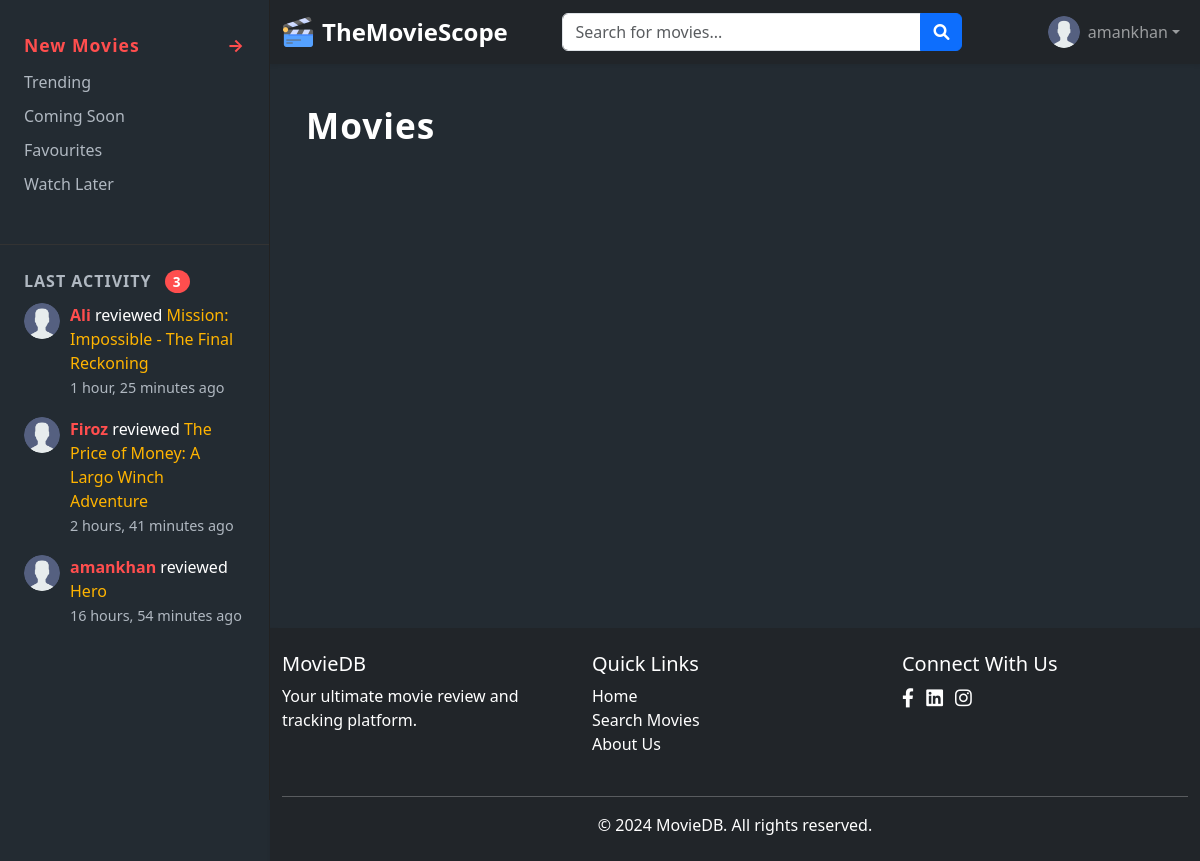
/movies/genre/ (signed in), run on the app's committed database.
### reviews/models.py (models this page shows, shortened)
class Review(models.Model):
    user = models.ForeignKey(User, on_delete=models.CASCADE, related_name='reviews')
    tmdb_id = models.IntegerField()
    movie_title = models.CharField(max_length=255)
    rating = models.PositiveSmallIntegerField()
    text = models.TextField()
    created_at = models.DateTimeField(auto_now_add=True)

### movies/views.py (the view)
# urls.py: path('genre/', views.genre_view, name='genre-list'),  # <-- add this line
def genre_view(request):
    genre = request.GET.get('genre', '')
    movies = []
    genre_title = ''
    if genre == 'top':
        api_key = settings.TMDB_API_KEY
        base_url = settings.TMDB_API_BASE_URL
        headers = {
            "Authorization": f"Bearer {api_key}",
            "Content-Type": "application/json;charset=utf-8"
        }
        url = f"{base_url}/movie/top_rated"
        params = {"language": "en-US", "page": 1}
        resp = requests.get(url, headers=headers, params=params)
        if resp.status_code == 200:
            movies = resp.json().get('results', [])
        genre_title = "Top"
    elif genre == 'adventure':
        from .tmdb import get_movies_by_genre
        movies = get_movies_by_genre('adventure', limit=40)
        genre_title = "Adventure"
    else:
        pass
    return render(request, 'genre_list.html', {
        'movies': movies,
        'genre_title': genre_title,
    })

### core/context_processors.py (called while the page is built)
def recent_reviews(request):
    return {
        'reviews_sidebar': Review.objects.select_related('user__profile').order_by('-created_at')[:3]
    }

### movies/templates/genre_list.html (shortened to what this page needs)
{% extends 'base.html' %}
{% block content %}
<div class="container-fluid px-4">
    <h2 class="movie-section-title">{{ genre_title }} Movies</h2>
</div>
{% endblock %}

### templates/base.html (shortened to what this page needs)
{% load static %}
<!DOCTYPE html>
<html lang="en">
<head>
    <link href="https://cdnjs.cloudflare.com/ajax/libs/font-awesome/6.0.0/css/all.min.css" rel="stylesheet" />
    <link href="https://cdn.jsdelivr.net/npm/bootstrap@5.3.0/dist/css/bootstrap.min.css" rel="stylesheet">
    <link rel="stylesheet" href="{% static 'css/style.css' %}">
</head>
<body class="d-flex flex-column min-vh-100">
    <div class="sidebar">
        <div class="nav-section">
            <div class="section-title">New Movies <span style="float:right;">→</span></div>
            <ul>
                <li><a href="{% url 'core:trending' %}">Trending</a></li>
                <li><a href="{% url 'core:coming-soon' %}">Coming Soon</a></li>
                <li><a href="{% url 'core:favorites' %}">Favourites</a></li>
                <li><a href="{% url 'core:watch-later' %}">Watch Later</a></li>
            </ul>
        </div>
        <div class="activity-section">
            <div class="activity-title">
                LAST ACTIVITY <span class="activity-badge">
                    {% with reviews_count=reviews_sidebar|length %}
                    {{ reviews_count|default:"0" }}
                    {% endwith %}
                </span>
            </div>
            <ul class="activity-list">
                {% for review in reviews_sidebar %}
                <li>
                    {% if review.user.profile.avatar %}
                    <img src="{{ review.user.profile.avatar.url }}" class="activity-avatar"
                        alt="{{ review.user.username }}">
                    {% else %}
                    <img src="{% static 'images/user.png' %}" class="activity-avatar" alt="{{ review.user.username }}">
                    {% endif %}
                    <div class="activity-content">
                        <span class="activity-user">{{ review.user.username }}</span>
                        reviewed <span style="color:#ffb400;">{{ review.movie_title }}</span><br>
                        <span class="activity-time">{{ review.created_at|timesince }} ago</span>
                    </div>
                </li>
                {% empty %}
                <li>
                    <span class="activity-time">No recent activity.</span>
                </li>
                {% endfor %}
            </ul>
        </div>
    </div>
    <div style="margin-left:0;">
        {% include 'navbar.html' %}
        <main class="container-fluid">
            {% block content %}{% endblock %}
        </main>
    </div>
    {% include "footer.html" %}
</body>
</html>

### templates/navbar.html (shortened to what this page needs)
{% load static %}
<nav class="navbar navbar-expand-lg navbar-dark bg-dark shadow-sm">
    <div class="container-fluid">
        <a class="navbar-brand d-flex align-items-center" href="/">
            <img src="{% static 'images/film.png' %}" alt="Logo" width="32" height="32" class="me-2">
            <span class="fw-bold">TheMovieScope</span>
        </a>
        <div class="collapse navbar-collapse" id="navbarContent">
            <form class="d-flex mx-auto" action="{% url 'movies:search' %}" method="get"
                style="width: 400px; max-width: 100%;">
                <div class="input-group">
                    <input class="form-control" type="search" name="q" placeholder="Search for movies..."
                        aria-label="Search" value="{{ request.GET.q|default:'' }}">
                    <button class="btn btn-primary" type="submit">
                        <i class="fas fa-search"></i>
                    </button>
                </div>
            </form>
            <ul class="navbar-nav ms-auto">
                {% if user.is_authenticated %}
                <li class="nav-item dropdown">
                    <a class="nav-link dropdown-toggle d-flex align-items-center" href="#" id="userDropdown"
                        role="button" data-bs-toggle="dropdown" aria-expanded="false">
                        {% if user.profile.avatar %}
                        <img src="{{ user.profile.avatar.url }}" alt="Avatar" class="rounded-circle me-2" width="32"
                            height="32">
                        {% else %}
                        <img src="{% static 'images/user.png' %}" alt="Avatar" class="rounded-circle me-2" width="32"
                            height="32">
                        {% endif %}
                        {{ user.username }}
                    </a>
                </li>
                {% endif %}
            </ul>
        </div>
    </div>
</nav>

### static/css/style.css (style rules this page uses)
.navbar { box-shadow: 0 2px 4px rgba(0,0,0,0.08); }
.navbar-brand { font-weight: bold; font-size: 1.5rem; }
main { min-height: calc(100vh - 300px); }

### movies/templates/genre_list.html (style rules this page uses)
body { background: #232b32; }
.movie-section-title { color: #fff; font-size: 2.2rem; font-weight: 700; margin: 40px 0 30px 0; letter-spacing: 1px; }

### templates/base.html (style rules this page uses)
.sidebar { width: 270px; background: #232b32; color: #fff; min-height: 100vh; position: fixed; left: 0; top: 0; border-right: 1px solid #222; display: flex; flex-direction: column; z-index: 100; }
.sidebar .nav-section { padding: 32px 24px 0 24px; }
.sidebar .nav-section .section-title { color: #ff4e4e; font-weight: bold; font-size: 1.1rem; margin-bottom: 12px; letter-spacing: 1px; }
.sidebar .nav-section ul { list-style: none; padding: 0; margin: 0 0 24px 0; }
.sidebar .nav-section ul li { margin-bottom: 10px; }
.sidebar .nav-section ul li a { color: #b0b8c1; text-decoration: none; font-size: 1rem; transition: color 0.2s; }
.sidebar .activity-section { border-top: 1px solid #333; margin: 24px 0 0 0; padding: 24px 24px 0 24px; }
.sidebar .activity-title { font-size: 1rem; font-weight: bold; color: #b0b8c1; margin-bottom: 10px; letter-spacing: 1px; }
.sidebar .activity-badge { background: #ff4e4e; color: #fff; border-radius: 50%; font-size: 0.85rem; padding: 2px 8px; margin-left: 8px; }
.sidebar .activity-list { list-style: none; padding: 0; margin: 0; }
.sidebar .activity-list li { margin-bottom: 18px; display: flex; align-items: flex-start; }
.sidebar .activity-avatar { width: 36px; height: 36px; border-radius: 50%; margin-right: 10px; object-fit: cover; }
.sidebar .activity-content { flex: 1; }
.sidebar .activity-user { font-weight: bold; color: #ff4e4e; }
.sidebar .activity-time { color: #b0b8c1; font-size: 0.9rem; }
body { padding-left: 270px; }

### data on the page
Review: user.username "Ali", movie_title "Mission: Impossible - The Final Reckoning", created_at "1 hour, 25 minutes"
Review: user.username "Firoz", movie_title "The Price of Money: A Largo Winch Adventure", created_at "2 hours, 41 minutes"
Review: user.username "amankhan", movie_title "Hero", created_at "16 hours, 54 minutes"

### other printed values
{{ reviews_count|default:"0" }} "3"
{{ user.username }} "amankhan"
